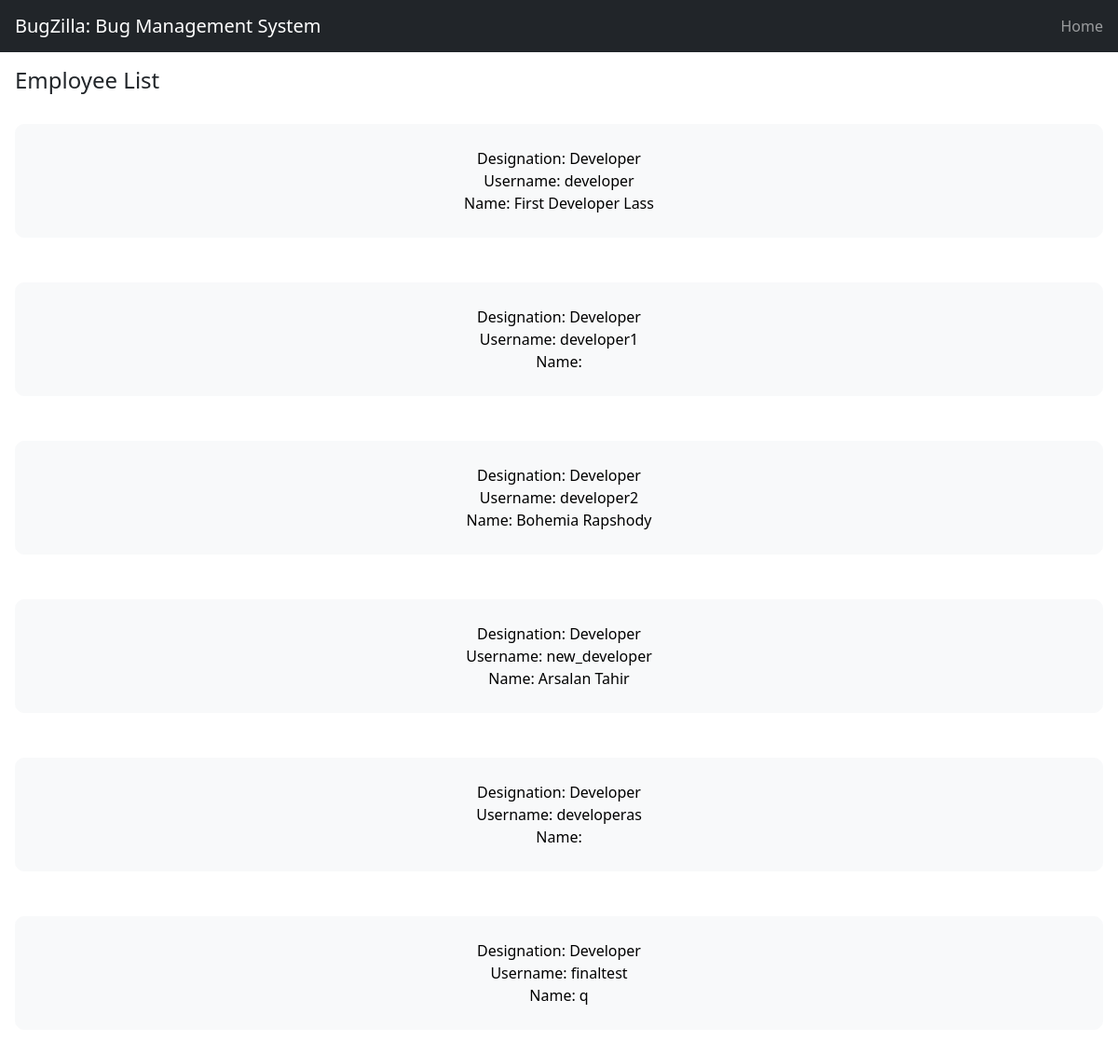
Page /users/dev/ (signed in) on the committed database.
### userprofile/models.py (models this page shows, shortened)
class Profile(models.Model):
  user = models.OneToOneField(User, on_delete=models.CASCADE, primary_key=True)
  designation = models.CharField(max_length=3, choices = USER_TYPES+(('man', 'Manager'),), default='dev')
  def get_absolute_url(self):
        return reverse('user-detail', args=[str(self.user.pk)])

### userprofile/views.py (the view)
# urls.py: path('<slug:slug>/', UserListView.as_view(), name='user-list'),
class UserListView(LoginRequiredMixin, ListView):
  redirect_field_name = 'rt'
  model = Profile
  template_name = 'profile_list.html'
  context_object_name = 'user_list'
  allow_empty = False
  def get_queryset(self):
    try:
      current_user = Profile.objects.get(user=self.request.user)
      if current_user.designation == 'man':
        return Profile.objects.filter(designation=self.kwargs['slug'])
      else:
        raise Http404
    except:
      raise Http404

### userprofile/templates/profile_list.html
{% extends 'base.html' %}
{% block content %}
<div class ="mx-3 mt-3">
  {% if user_list %}
  <h4>
    Employee List
  </h4>
  <br>
    {% for user in user_list %}
        <a class="btn btn-light bg-light mb-5 px-5 pb-4 pt-4"
            style="min-width:100%; border-radius: 10px;"
              href="{{user.get_absolute_url}}">
          Designation:
            {% if user.designation == 'man' %}
              Manager
            {% elif user.designation == 'dev' %}
              Developer
            {% elif user.designation == 'qae' %}
              Quality Assurance Engineer
            {% else %}
              {{user.designation}}
            {% endif %}
            <br>
          {% if user.user %}
            Username: {{user.user.username}} <br>
            Name: {{user.user.get_full_name}} <br>
          {% endif %}
        </a>
        <br>
    {% endfor %}
  {% else %}
    <h4>
      Nothing Found.
    </h4>
  {% endif %}
</div>
{%endblock%}

### templates/base.html (shortened to what this page needs)
<!DOCTYPE html>
<html lang="en">
  <head>
    {% load static %}
    <link rel="stylesheet" href="{% static 'css/bootstrap.min.css' %}" >
    <link rel="stylesheet" href="{% static 'css/bootstrap.css' %}" >
  </head>
  <body>
    <nav class="navbar sticky-top navbar-dark bg-dark">
      <a class="navbar-brand mx-3" href="{% url 'dashboard' %}">
        BugZilla: Bug Management System
      </a>
      <div id="navbarNav">
        <ul class="navbar-nav">
          <li class="nav-item mx-3">
            <a class="nav-link" href="{% url 'dashboard' %}">
              Home
            </a>
          </li>
        </ul>
      </div>
  </nav>
    {% block content %}
    {% endblock %}
  </body>
</html>

### rows in the picture
Profile: designation "Developer", user.username "developer", user.get_full_name "First Developer Lass"
Profile: designation "Developer", user.username "developer1"
Profile: designation "Developer", user.username "developer2", user.get_full_name "Bohemia Rapshody"
Profile: designation "Developer", user.username "new_developer", user.get_full_name "Arsalan Tahir"
Profile: designation "Developer", user.username "developeras"
Profile: designation "Developer", user.username "finaltest", user.get_full_name "q"
